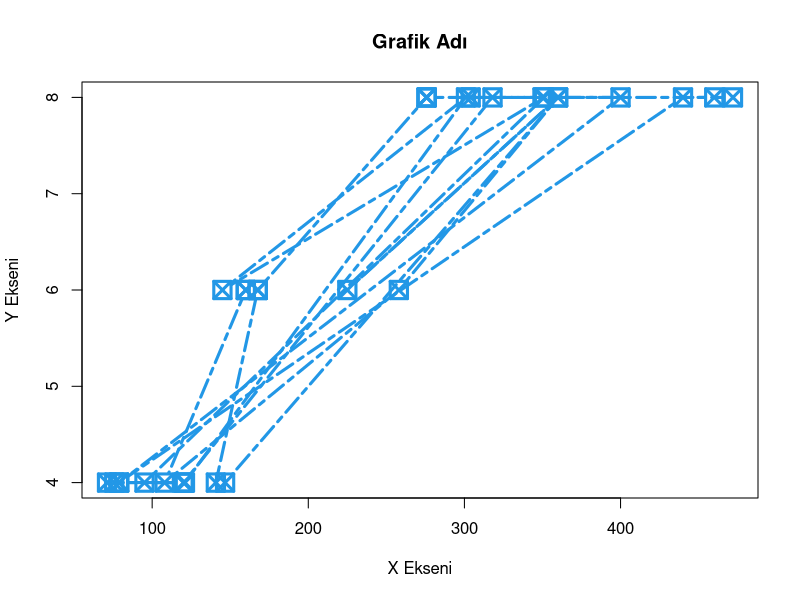
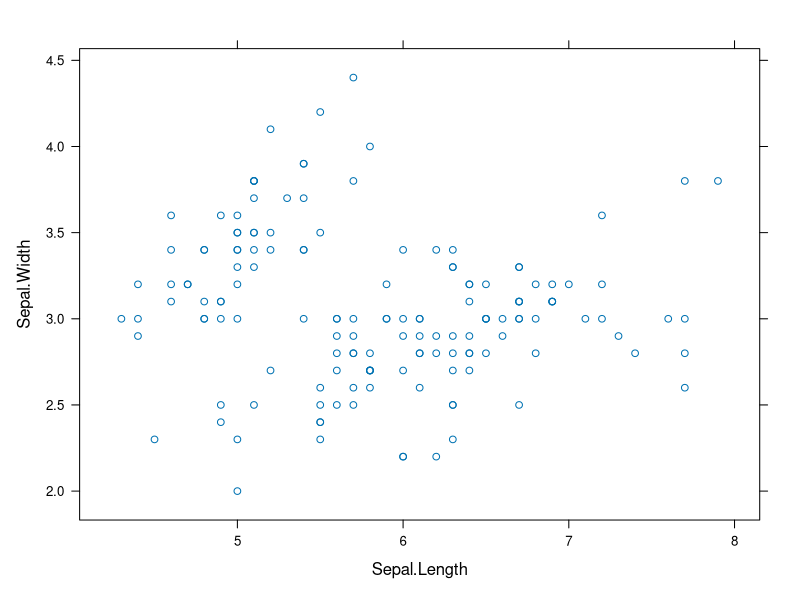
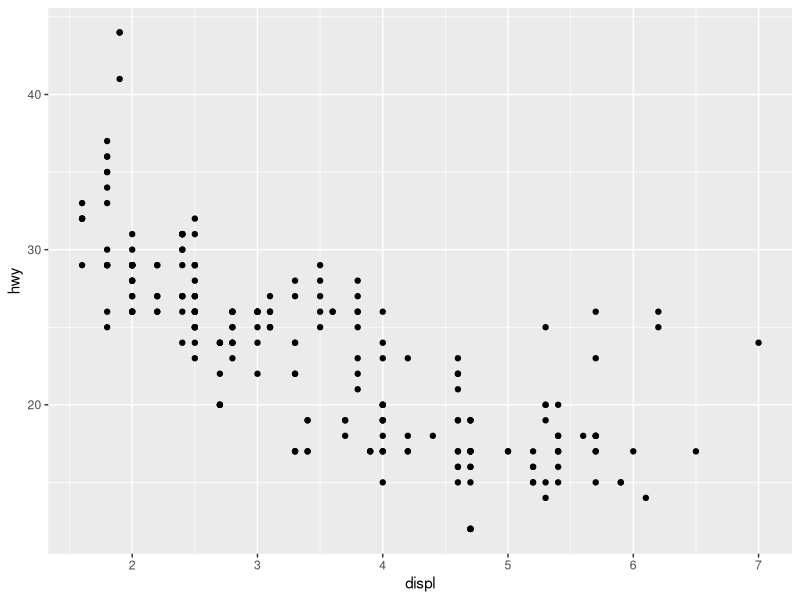

Write R code to recreate these figures, in order.
x <- c(1.1,2,3.5,3.9,4.2)
y <- c(2,2.2,-1.3,0,0.2)
mtcars$disp
plot(mtcars$disp,mtcars$cyl,type="b",
     main="Grafik Adı",xlab="X Ekseni",ylab="Y Ekseni",
     col=4,pch=7,
     cex=2.3,
     lty=6,lwd=3)
iris$Species
lattice::xyplot(Sepal.Width ~ Sepal.Length , data=iris)

# yukarıdaki kod bloklarından faydalanarak mtcars dataseti üzerinden 
# 1. istediğiniz herhangi iki sütun üzerinden bir xyplot çiziniz
# 2. istediğiniz herhangi iki sütun üzerinden bir dotplot çiziniz
# 3. istediğiniz herhangi iki sütun üzerinden bir bwplot çiziniz




library(tidyverse)
data("mpg")
str(mpg)
# ggplot(data = <DATA>) + 
#   <GEOM_FUNCTION>(mapping = aes(<MAPPINGS>))
ggplot(data = mpg) + geom_point(mapping = aes(x = displ, y = hwy))


